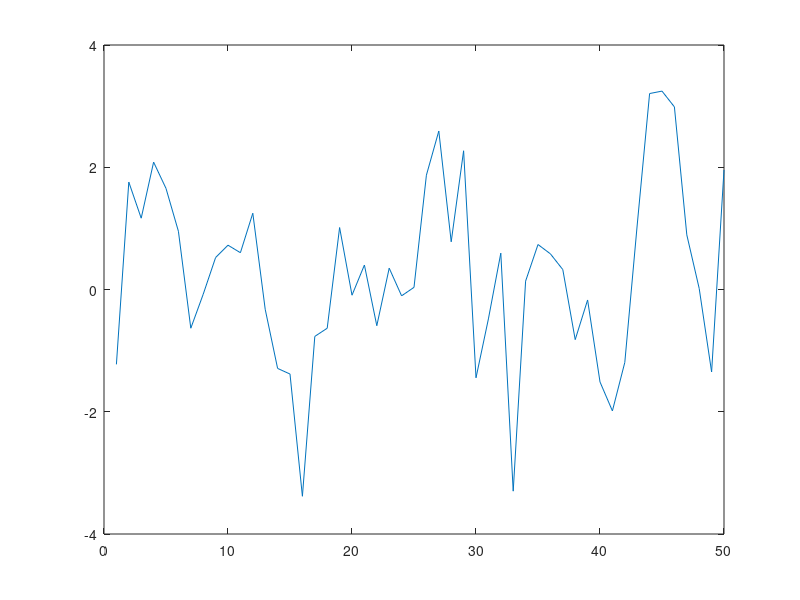
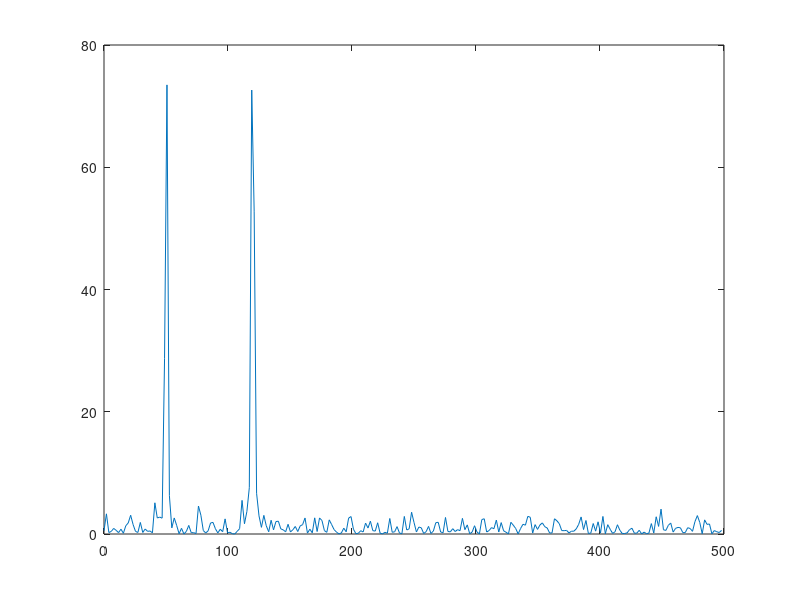

These charts were generated, in order, by the following MATLAB code:
%fft
randn('state',0)
t = 0:0.001:0.6;
x = sin(2*pi*50*t) + sin(2*pi*120*t);
y = x + randn(1,length(t));
plot(y(1:50))
Y = fft(y,512);
Pyy = Y.*conj(Y) / 512;
f = 1000*(0:255)/512;
figure,plot(f,Pyy(1:256))


